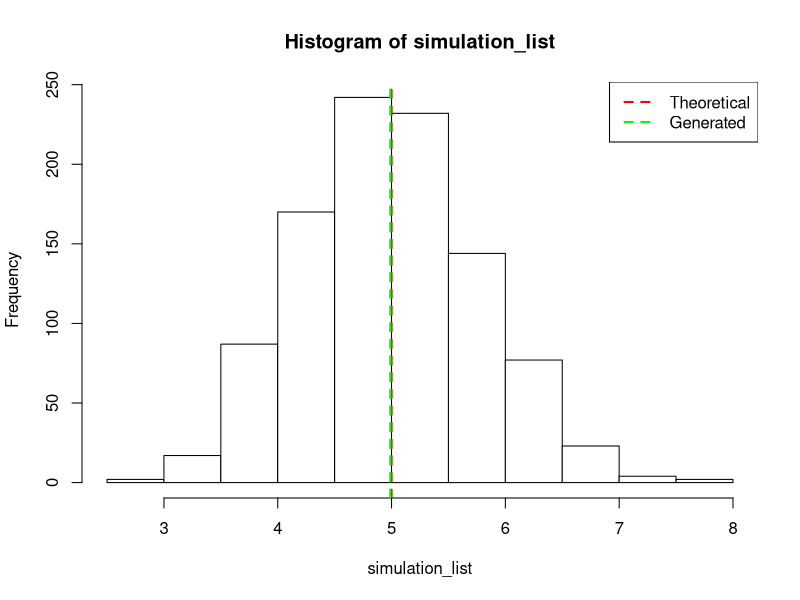
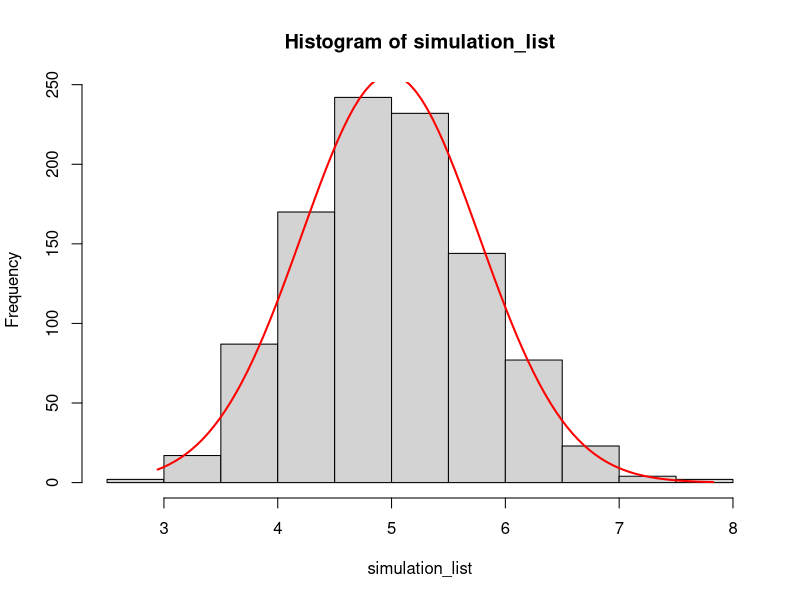
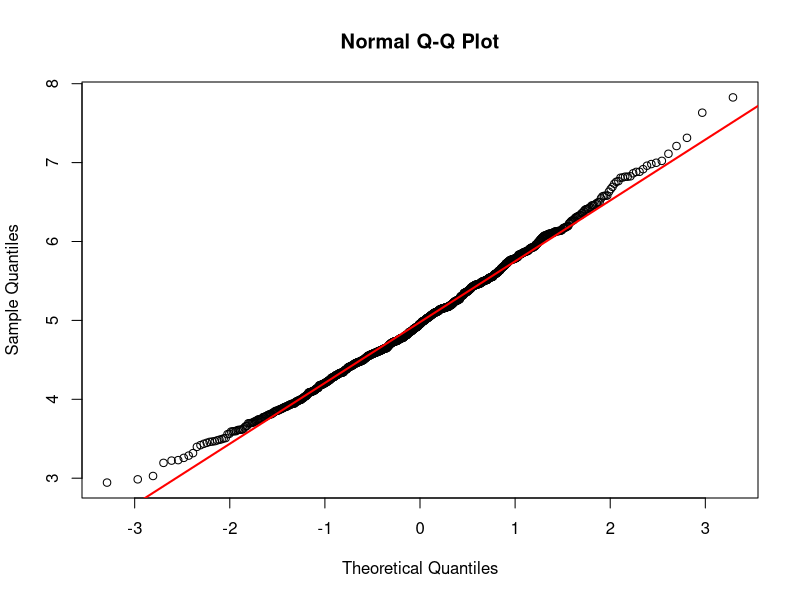

These charts were generated, in order, by the following R code:
## ---- chunk 1
lambda = 0.2
distributions_num = 40
simulations_num = 1000
simulation_list <- replicate(simulations_num, mean(rexp(distributions_num, lambda)))
## ---- chunk 2
mean_of_simulations <- mean(simulation_list)
theoretical_mean <- 1/lambda
## ---- chunk 3
hist(simulation_list, col='white')
abline(v = c(theoretical_mean, mean_of_simulations), col = c('red', 'green'), lwd = 2, lty = 'dashed')
legend("topright", c('Theoretical', 'Generated'), col = c('red', 'green'), lwd = 2, lty = 'dashed')
## ---- chunk 4
paste("Mean of sim", mean_of_simulations)
paste("Theor mean", theoretical_mean)
## ---- chunk 5
variance_of_simulations <- var(simulation_list)
theoretical_variance <- (1/(lambda)^2)/distributions_num
## ---- chunk 6
paste("var of sim", variance_of_simulations)
paste("Theor var", theoretical_variance)
## ---- chunk 7
hist_data <- hist(simulation_list)
max_hist <- max(hist_data$counts)

x_values <- seq(min(simulation_list), max(simulation_list), length.out = 100)
lines(x_values, dnorm(x_values, mean = mean_of_simulations, sd = sqrt(variance_of_simulations)) * sum(hist_data$counts) * diff(hist_data$breaks[1:2]), col = 'red', lwd = 2)
## ---- chunk 8
qqnorm(simulation_list)
qqline(simulation_list, col="red", lwd = 2)
